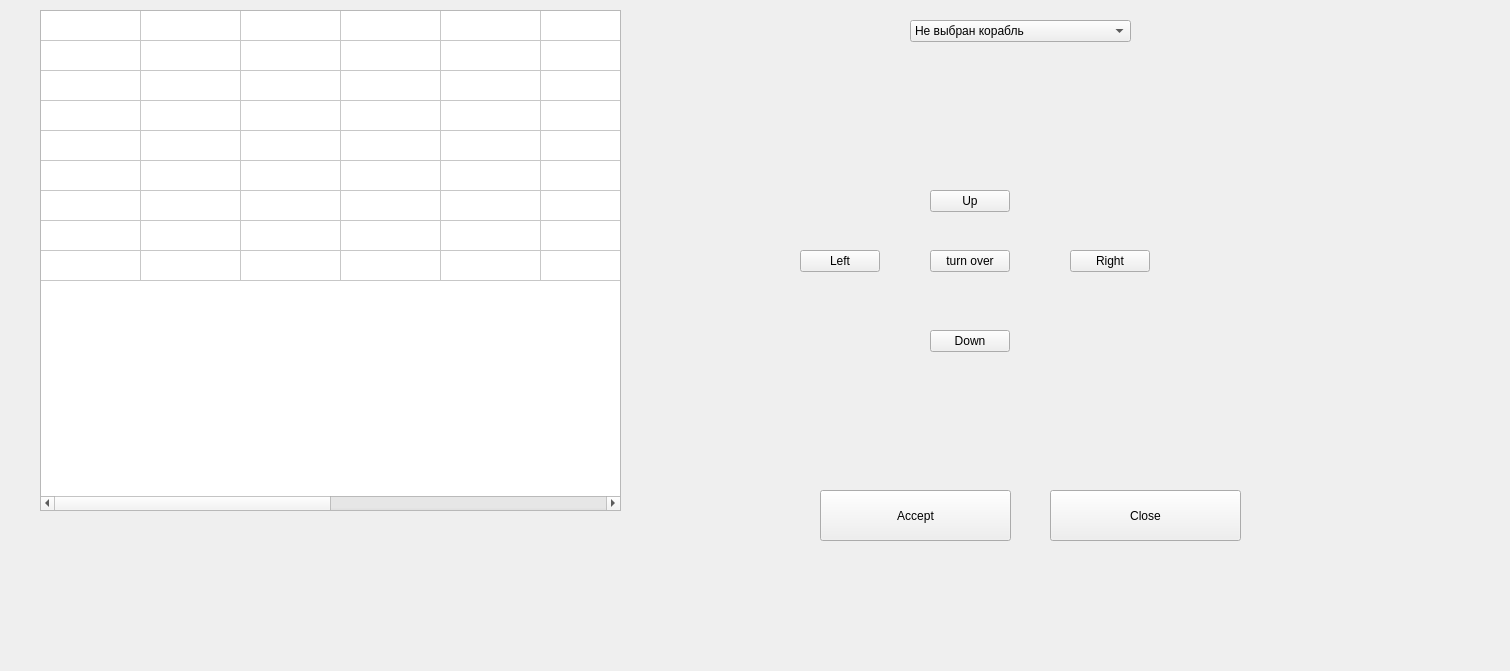
<?xml version="1.0" encoding="UTF-8"?>
<ui version="4.0">
 <class>Game</class>
 <widget class="QWidget" name="Game">
  <property name="geometry">
   <rect>
    <x>0</x>
    <y>0</y>
    <width>1510</width>
    <height>671</height>
   </rect>
  </property>
  <property name="windowTitle">
   <string>Form</string>
  </property>
  <widget class="QTableWidget" name="tableWidget">
   <property name="geometry">
    <rect>
     <x>40</x>
     <y>10</y>
     <width>581</width>
     <height>501</height>
    </rect>
   </property>
   <attribute name="horizontalHeaderVisible">
    <bool>false</bool>
   </attribute>
   <attribute name="horizontalHeaderHighlightSections">
    <bool>true</bool>
   </attribute>
   <attribute name="verticalHeaderVisible">
    <bool>false</bool>
   </attribute>
   <row>
    <property name="text">
     <string>1</string>
    </property>
   </row>
   <row>
    <property name="text">
     <string>2</string>
    </property>
   </row>
   <row>
    <property name="text">
     <string>3</string>
    </property>
   </row>
   <row>
    <property name="text">
     <string>4</string>
    </property>
   </row>
   <row>
    <property name="text">
     <string>5</string>
    </property>
   </row>
   <row>
    <property name="text">
     <string>6</string>
    </property>
   </row>
   <row>
    <property name="text">
     <string>7</string>
    </property>
   </row>
   <row>
    <property name="text">
     <string>8</string>
    </property>
   </row>
   <row>
    <property name="text">
     <string>10</string>
    </property>
   </row>
   <column>
    <property name="text">
     <string>A</string>
    </property>
   </column>
   <column>
    <property name="text">
     <string>B</string>
    </property>
   </column>
   <column>
    <property name="text">
     <string>C</string>
    </property>
   </column>
   <column>
    <property name="text">
     <string>D</string>
    </property>
   </column>
   <column>
    <property name="text">
     <string>E</string>
    </property>
   </column>
   <column>
    <property name="text">
     <string>F</string>
    </property>
   </column>
   <column>
    <property name="text">
     <string>G</string>
    </property>
   </column>
   <column>
    <property name="text">
     <string>H</string>
    </property>
   </column>
   <column>
    <property name="text">
     <string>I</string>
    </property>
   </column>
   <column>
    <property name="text">
     <string>J</string>
    </property>
   </column>
  </widget>
  <widget class="QPushButton" name="pushButton">
   <property name="geometry">
    <rect>
     <x>930</x>
     <y>190</y>
     <width>80</width>
     <height>22</height>
    </rect>
   </property>
   <property name="text">
    <string>Up</string>
   </property>
  </widget>
  <widget class="QPushButton" name="pushButton_2">
   <property name="geometry">
    <rect>
     <x>800</x>
     <y>250</y>
     <width>80</width>
     <height>22</height>
    </rect>
   </property>
   <property name="text">
    <string>Left</string>
   </property>
  </widget>
  <widget class="QPushButton" name="pushButton_3">
   <property name="geometry">
    <rect>
     <x>930</x>
     <y>330</y>
     <width>80</width>
     <height>22</height>
    </rect>
   </property>
   <property name="text">
    <string>Down</string>
   </property>
  </widget>
  <widget class="QPushButton" name="pushButton_4">
   <property name="geometry">
    <rect>
     <x>1070</x>
     <y>250</y>
     <width>80</width>
     <height>22</height>
    </rect>
   </property>
   <property name="text">
    <string>Right</string>
   </property>
  </widget>
  <widget class="QPushButton" name="pushButton_5">
   <property name="geometry">
    <rect>
     <x>930</x>
     <y>250</y>
     <width>80</width>
     <height>22</height>
    </rect>
   </property>
   <property name="text">
    <string>turn over</string>
   </property>
  </widget>
  <widget class="QComboBox" name="comboBox">
   <property name="geometry">
    <rect>
     <x>910</x>
     <y>20</y>
     <width>221</width>
     <height>22</height>
    </rect>
   </property>
   <item>
    <property name="text">
     <string>Не выбран корабль</string>
    </property>
   </item>
   <item>
    <property name="text">
     <string>Шлюпка №1</string>
    </property>
   </item>
   <item>
    <property name="text">
     <string>Шлюпка №2</string>
    </property>
   </item>
   <item>
    <property name="text">
     <string>Шлюпка №3</string>
    </property>
   </item>
   <item>
    <property name="text">
     <string>Шлюпка №4</string>
    </property>
   </item>
   <item>
    <property name="text">
     <string>Эсминец №1</string>
    </property>
   </item>
   <item>
    <property name="text">
     <string>Эсминец №2</string>
    </property>
   </item>
   <item>
    <property name="text">
     <string>Эсминец №3</string>
    </property>
   </item>
   <item>
    <property name="text">
     <string>Крейсер №1</string>
    </property>
   </item>
   <item>
    <property name="text">
     <string>Крейсер №2</string>
    </property>
   </item>
   <item>
    <property name="text">
     <string>Линкор №1</string>
    </property>
   </item>
  </widget>
  <widget class="QPushButton" name="pushButton_6">
   <property name="geometry">
    <rect>
     <x>820</x>
     <y>490</y>
     <width>191</width>
     <height>51</height>
    </rect>
   </property>
   <property name="text">
    <string>Accept</string>
   </property>
  </widget>
  <widget class="QPushButton" name="pushButton_7">
   <property name="geometry">
    <rect>
     <x>1050</x>
     <y>490</y>
     <width>191</width>
     <height>51</height>
    </rect>
   </property>
   <property name="text">
    <string>Close</string>
   </property>
  </widget>
 </widget>
 <resources/>
 <connections/>
</ui>
